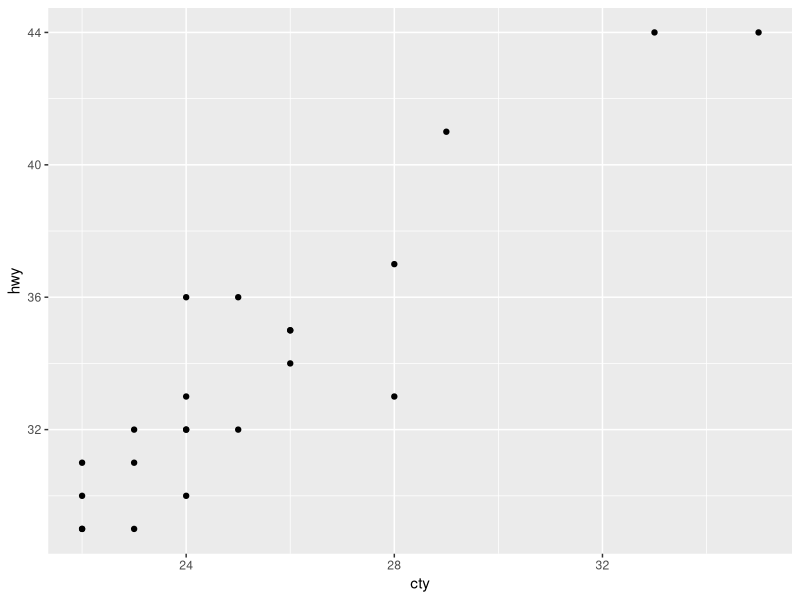
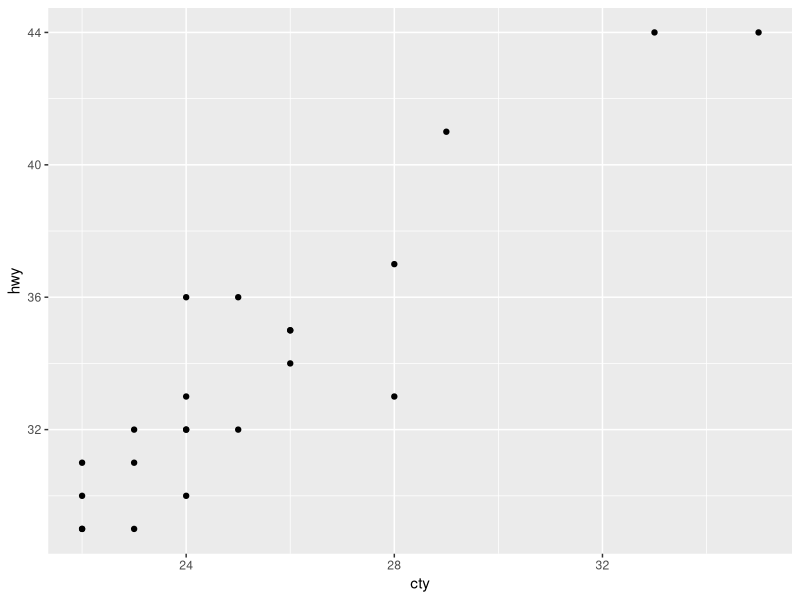
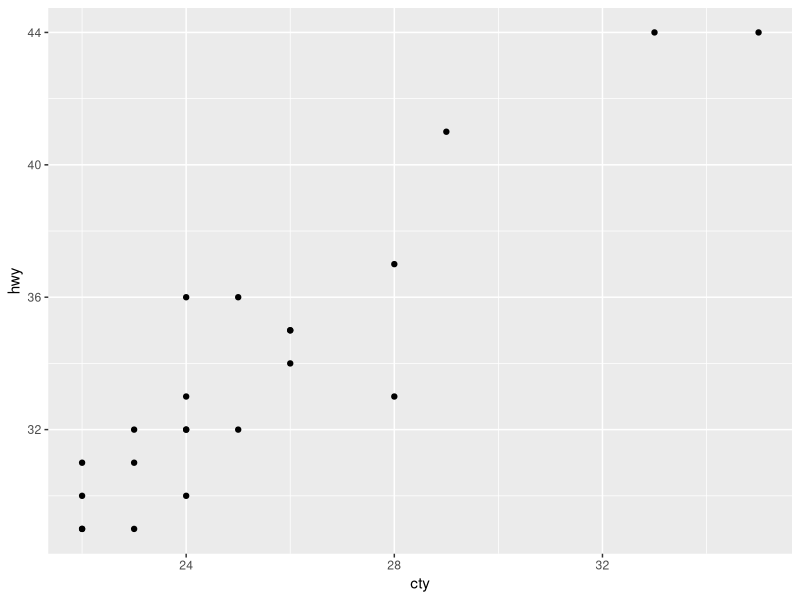
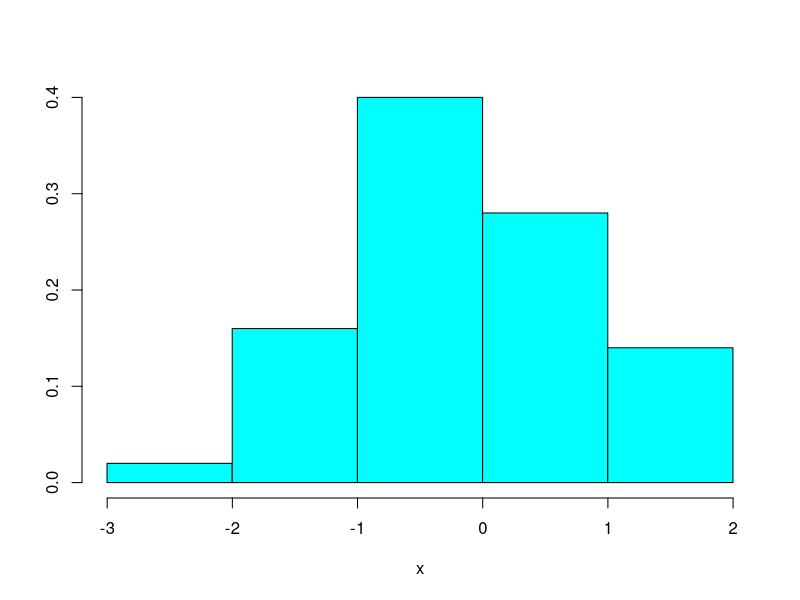

The R script that drew these images, in order:
## ---- chunk 1
pi
sqrt(2)
## ---- chunk 2
print(pi)
print(sqrt(2))
## ---- chunk 3
print(matrix(c(1, 2, 3, 4), 2, 2))
## ---- chunk 4
print(list("a", "b", "c"))
## ---- chunk 5
cat("The zero occurs at", 2 * pi, "radians.", "\n")
## ---- chunk 6
fib <- c(0, 1, 1, 2, 3, 5, 8, 13, 21, 34)
cat("The first few Fibonacci numbers are:", fib, "...\n")
## ---- chunk 7
x <- 3
y <- 4
z <- sqrt(x^2 + y^2)
print(z)
## ---- chunk 8
x <- 3
print(x)

x <- c("fee", "fie", "foe", "fum")
print(x)
## ---- chunk 9
x <<- 3
## ---- chunk 10
foo <- 3
print(foo)
## ---- chunk 11
5 -> fum
print(fum)
## ---- chunk 12
x <- 10
y <- 50
z <- c("thee", "blind", "mice")
f <- function(n, p) sqrt(p * (1 - p) / n)
ls()
## ---- chunk 13
ls.str()
## ---- chunk 14
ls(all.names = TRUE)
## ---- chunk 15
rm(x)
#x
## ---- chunk 16
rm(list = ls())
ls()
## ---- chunk 17
c(1, 1, 2, 3, 5, 8, 13, 21)
c(1 * pi, 2 * pi, 3 * pi, 4 * pi)
c("My", "twitter", "handle", "is", "@cmastication")
c(TRUE, TRUE, FALSE, TRUE)
## ---- chunk 18
v1 <- c(1, 2, 3)
v2 <- c(4, 5, 6)
c(v1, v2)
## ---- chunk 19
v3 <- c("A", "B", "C")
c(v1, v3)
## ---- chunk 20
mode(3.1415)
mode("foo")
## ---- chunk 21
mode(c(3.1415, "foo"))
## ---- chunk 22
x <- c(0, 1, 1, 2, 3, 5, 8, 13, 21, 34)
mean(x)
median(x)
sd(x)
var(x)
## ---- chunk 23
y <- log(x + 1)
cor(x, y)
cov(x, y)
## ---- chunk 24
x <- c(0, 1, 1, 2, 3, NA)
mean(x)
sd(x)
mean(x, na.rm = TRUE)
sd(x, na.rm = TRUE)
## ---- chunk 25
data(cars)
purrr::map_dbl(cars, mean)
purrr::map_dbl(cars, sd)
purrr::map_dbl(cars, median)
## ---- chunk 26
var(cars)
## ---- chunk 27
cor(cars)
## ---- chunk 28
cov(cars)
## ---- chunk 29
1:5
## ---- chunk 30
seq(from = 1, to = 5, by = 2)
## ---- chunk 31
rep(1, times = 5)
## ---- chunk 32
0:9
10:19
9:0
## ---- chunk 33
10:20 |> mean()
## ---- chunk 34
seq(from = 0, to = 20)
seq(from = 0, to = 20, by = 2)
seq(from = 0, to = 20, by = 5)
## ---- chunk 35
seq(from = 1.0, to = 2.0, length.out = 5)
## ---- chunk 36
rep(pi, times = 5)
## ---- chunk 37
a <- 3
a == pi
a != pi
a < pi
a > pi
a <= pi
a >= pi
## ---- chunk 38
v <- c(3, pi, 4)
w <- c(pi, pi, pi)
v == w
v < w
v <= w
v > w
v >= w
## ---- chunk 39
v <- c(3, pi, 4)
v == pi
v != pi
## ---- chunk 40
v <- c(3, pi, 4)
any(v == pi)
all(v == 0)
## ---- chunk 41
fib <- c(0, 1, 1, 2, 3, 5, 8, 13, 21, 34)
fib
fib[1]
fib[2]
fib[3]
fib[4]
fib[5]
## ---- chunk 42
fib[1:3]
fib[4:9]
## ---- chunk 43
fib[c(1, 2, 4, 8)]
fib[-1]
## ---- chunk 44
fib[1:3]
fib[-(1:3)]
## ---- chunk 45
fib < 10
fib[fib < 10]
fib %% 2 == 0
fib[fib %% 2 == 0]
## ---- chunk 46
v <- c(3, 6, 1, 9, 11, 16, 0, 3, 1, 45, 2, 8, 9, 6, -4)
v[v > median(v)]
## ---- chunk 47
v[(v < quantile(v, 0.05)) | (v > quantile(v, 0.95))]
## ---- chunk 48
v[abs(v - mean(v)) > sd(v)]
## ---- chunk 49
v <- c(1, 2, 3, NA, 5)
v[is.na(v) & !is.null(v)]
## ---- chunk 50
years <- c(1960, 1964, 1976, 1994)
names(years) <- c("Kennedy", "Johnson", "Carter", "Clinton")
years
## ---- chunk 51
years["Carter"]
years["Clinton"]
## ---- chunk 52
years[c("Carter", "Clinton")]
## ---- chunk 53
v <- c(11, 12, 13, 14, 15)
w <- c(1, 2, 3, 4, 5)
v + w
v - w
v * w
v / w
w^v
## ---- chunk 54
w
w + 2
w - 2
w * 2
w / 2
2^w
## ---- chunk 55
w
mean(w)
w - mean(w)
## ---- chunk 56
(w - mean(w)) / sd(w)
## ---- chunk 57
w <- 1:5
w
sqrt(w)
log(w)
sin(w)
## ---- chunk 58
n <- 10
0:n - 1
## ---- chunk 59
library(tidyverse)
data(mpg)
## ---- chunk 60
mpg %>%
  filter(cty > 21) %>%
  head(3) %>%
  print()
## ---- chunk 61
temp1 <- filter(mpg, cty > 21)
temp2 <- head(temp1, 3)
print(temp2)
## ---- chunk 62
filtered_mpg <- filter(mpg, cty > 21)
selected_mpg <- select(filtered_mpg, cty, hwy)
ggplot(selected_mpg, aes(cty, hwy)) +
  geom_point()
## ---- chunk 63
ggplot(select(filter(mpg, cty > 21), cty, hwy), aes(cty, hwy)) +
  geom_point()
## ---- chunk 64
mpg %>%
  filter(cty > 21) %>%
  select(cty, hwy) %>%
  ggplot(aes(cty, hwy)) +
  geom_point()
## ---- chunk 65
iris %>% head(3)
## ---- chunk 66
ls
## ---- chunk 67
x <- pi
x < -pi
## ---- chunk 68
total <- 1 + 2 + 3
+4 + 5
total
## ---- chunk 69
v <- 1
v == 0
v <- 0
print(v)
## ---- chunk 70
n <- 5
1:n + 1
1:(n + 1)
## ---- chunk 71
x <- rnorm(100)
n <- 5
MASS::truehist(x, n)
